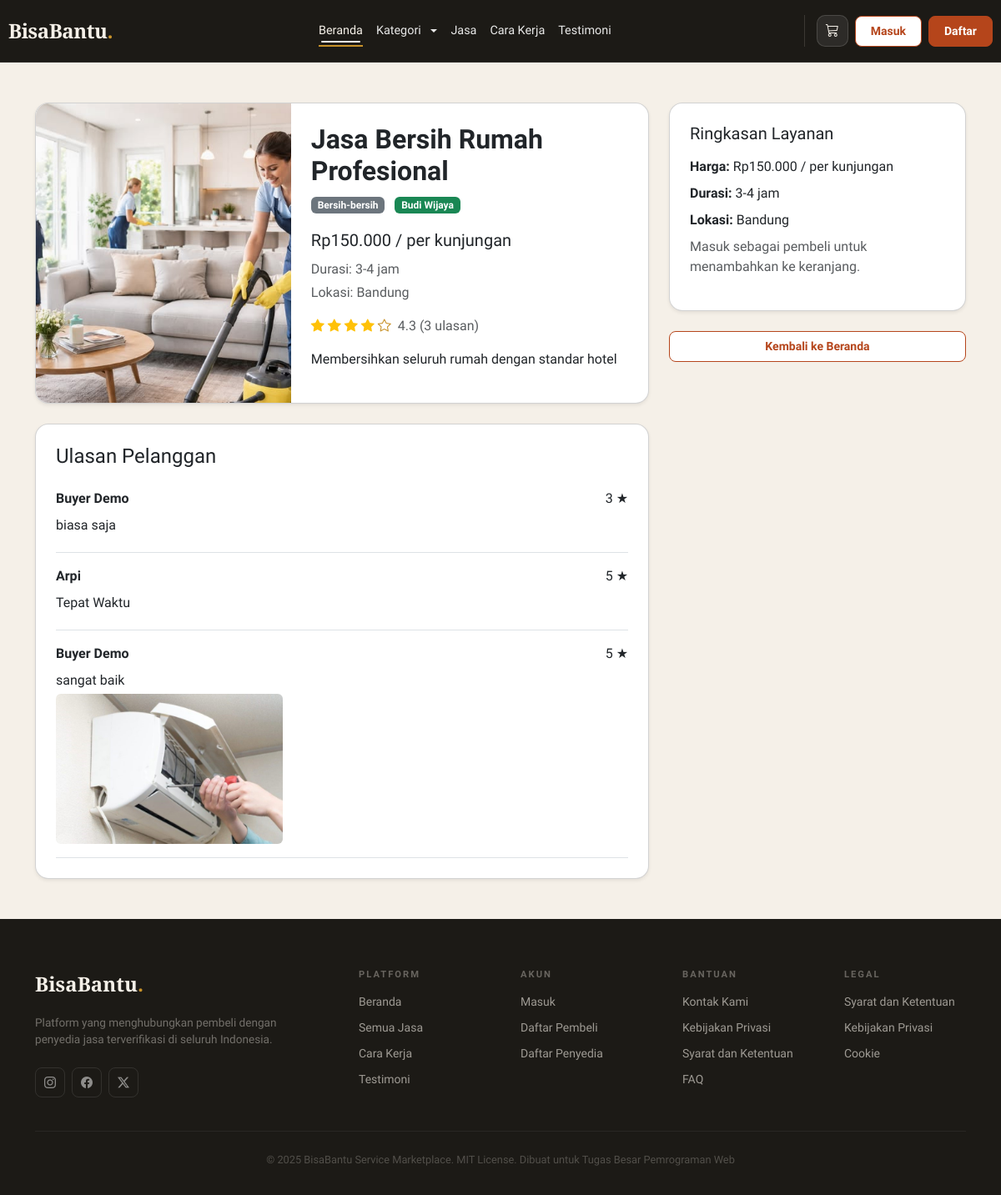
The app's page /index.php?page=service_detail&id=1 with its own data.
### tables this page shows
CREATE TABLE `services` (
  `id` int NOT NULL AUTO_INCREMENT,
  `provider_id` int NOT NULL,
  `category_id` int NOT NULL,
  `title` varchar(200) NOT NULL,
  `description` text NOT NULL,
  `price` decimal(12,2) NOT NULL,
  `price_unit` varchar(20) DEFAULT 'per unit',
  `estimated_duration` varchar(50) DEFAULT NULL,
  `location` varchar(255) NOT NULL,
  `image` varchar(255) DEFAULT NULL,
  `is_active` tinyint(1) DEFAULT '1',
  `created_at` timestamp NOT NULL DEFAULT CURRENT_TIMESTAMP,
  `updated_at` timestamp NOT NULL DEFAULT CURRENT_TIMESTAMP ON UPDATE CURRENT_TIMESTAMP,
  PRIMARY KEY (`id`),
  KEY `provider_id` (`provider_id`),
  KEY `category_id` (`category_id`),
  CONSTRAINT `services_ibfk_1` FOREIGN KEY (`provider_id`) REFERENCES `users` (`id`) ON DELETE CASCADE,
  CONSTRAINT `services_ibfk_2` FOREIGN KEY (`category_id`) REFERENCES `categories` (`id`) ON DELETE RESTRICT
);

CREATE TABLE `categories` (
  `id` int NOT NULL AUTO_INCREMENT,
  `name` varchar(50) NOT NULL,
  `description` text,
  `created_at` timestamp NOT NULL DEFAULT CURRENT_TIMESTAMP,
  PRIMARY KEY (`id`)
);

CREATE TABLE `users` (
  `id` int NOT NULL AUTO_INCREMENT,
  `name` varchar(100) NOT NULL,
  `email` varchar(100) NOT NULL,
  `password` varchar(255) NOT NULL,
  `role` enum('buyer','provider','admin') NOT NULL,
  `is_verified` tinyint(1) DEFAULT '0',
  `phone` varchar(20) DEFAULT NULL,
  `address` text,
  `remember_token` varchar(255) DEFAULT NULL,
  `profile_photo` varchar(255) DEFAULT NULL,
  `created_at` timestamp NOT NULL DEFAULT CURRENT_TIMESTAMP,
  `updated_at` timestamp NOT NULL DEFAULT CURRENT_TIMESTAMP ON UPDATE CURRENT_TIMESTAMP,
  PRIMARY KEY (`id`),
  UNIQUE KEY `email` (`email`)
);

CREATE TABLE `reviews` (
  `id` int NOT NULL AUTO_INCREMENT,
  `service_id` int NOT NULL,
  `order_id` int NOT NULL,
  `user_id` int NOT NULL,
  `rating` tinyint(1) NOT NULL,
  `comment` text,
  `image` varchar(255) DEFAULT NULL,
  `created_at` timestamp NOT NULL DEFAULT CURRENT_TIMESTAMP,
  PRIMARY KEY (`id`),
  UNIQUE KEY `order_id` (`order_id`),
  KEY `service_id` (`service_id`),
  KEY `user_id` (`user_id`),
  CONSTRAINT `reviews_ibfk_1` FOREIGN KEY (`service_id`) REFERENCES `services` (`id`) ON DELETE CASCADE,
  CONSTRAINT `reviews_ibfk_2` FOREIGN KEY (`order_id`) REFERENCES `orders` (`id`) ON DELETE CASCADE,
  CONSTRAINT `reviews_ibfk_3` FOREIGN KEY (`user_id`) REFERENCES `users` (`id`) ON DELETE CASCADE,
  CONSTRAINT `reviews_chk_1` CHECK ((`rating` between 1 and 5))
);

### src/models/ServiceModel.php (called while the page is built, shortened)
<?php
class ServiceModel {
    private $pdo;
    public function __construct($pdo) {
        $this->pdo = $pdo;
    }
    public function getById($id) {
        $stmt = $this->pdo->prepare('
            SELECT s.*, u.name as provider_name, u.is_verified as provider_verified, c.name as category_name,
                   COALESCE(AVG(r.rating), 0) as avg_rating,
                   COUNT(r.id) as review_count
            FROM services s
            JOIN users u ON s.provider_id = u.id
            JOIN categories c ON s.category_id = c.id
            LEFT JOIN reviews r ON r.service_id = s.id
            WHERE s.id = ?
            GROUP BY s.id
        ');
        $stmt->execute([$id]);
        return $stmt->fetch();
    }
}

### src/helpers/functions.php (called while the page is built, shortened)
<?php
function base_url($path = '') {
    $scheme = (!empty($_SERVER['HTTPS']) && $_SERVER['HTTPS'] !== 'off') ? 'https' : 'http';
    $host = $_SERVER['HTTP_HOST'] ?? 'localhost';
    $scriptDir = rtrim(dirname($_SERVER['SCRIPT_NAME']), '/\\');
    $base = $scheme . '://' . $host . $scriptDir;
    return rtrim($base, '/\\') . '/' . ltrim($path, '/\\');
}
function e($value) {
    return htmlspecialchars($value, ENT_QUOTES, 'UTF-8');
}
function format_rupiah($amount) {
    return 'Rp' . number_format((float) $amount, 0, ',', '.');
}

### src/models/ReviewModel.php (called while the page is built, shortened)
<?php
class ReviewModel {
    private $pdo;
    public function __construct($pdo) {
        $this->pdo = $pdo;
    }
    public function getByService($service_id) {
        $stmt = $this->pdo->prepare('
            SELECT r.*, u.name as reviewer_name
            FROM reviews r
            JOIN users u ON r.user_id = u.id
            WHERE r.service_id = ?
            ORDER BY r.created_at DESC
        ');
        $stmt->execute([$service_id]);
        return $stmt->fetchAll();
    }
}

### src/views/buyer/service_detail.php (the view, shortened to what this page needs)
<?php
require_once __DIR__ . '/../../models/ServiceModel.php';
require_once __DIR__ . '/../../models/ReviewModel.php';
$serviceModel = new ServiceModel($pdo);
$reviewModel = new ReviewModel($pdo);
$serviceId = (int) ($_GET['id'] ?? 0);
$service = $serviceModel->getById($serviceId);
$reviews = $reviewModel->getByService($serviceId);
$imagePath = $service['image'] ? 'src/assets/uploads/services/' . $service['image'] : '';
$hasImage = $imagePath && is_file(__DIR__ . '/../../../' . ltrim($imagePath, '/'));
$averageRating = number_format($service['avg_rating'] ?? 0, 1);
?>
<div class="container py-5">
    <div class="row gy-4">
        <div class="col-lg-8">
            <div class="card rounded-4 shadow-sm overflow-hidden">
                <div class="row g-0">
                    <div class="col-md-5 bg-light d-flex align-items-center justify-content-center" style="min-height: 260px;">
                        <?php if ($hasImage): ?>
                            <img src="<?= e(base_url($imagePath)) ?>" alt="<?= e($service['title']) ?>" class="img-fluid w-100 h-100" style="object-fit: cover;">
                        <?php endif; ?>
                    </div>
                    <div class="col-md-7 p-4">
                        <h2 class="fw-bold"><?= e($service['title']) ?></h2>
                        <div class="mb-3">
                            <span class="badge bg-secondary me-2"><?= e($service['category_name']) ?></span>
                            <span class="badge bg-success"><?= e($service['provider_name']) ?></span>
                        </div>
                        <p class="fs-5 mb-2"><?= e(format_rupiah($service['price'])) ?> / <?= e($service['price_unit']) ?></p>
                        <p class="text-muted mb-1">Durasi: <?= e($service['estimated_duration']) ?></p>
                        <p class="text-muted mb-3">Lokasi: <?= e($service['location']) ?></p>
                        <div class="d-flex align-items-center gap-2 mb-3">
                            <div class="rating">
                                <?php for ($i = 1; $i <= 5; $i++): ?>
                                    <i class="bi <?= $i <= round($service['avg_rating']) ? 'bi-star-fill text-warning' : 'bi-star' ?>"></i>
                                <?php endfor; ?>
                            </div>
                            <span class="text-muted"><?= $averageRating ?> (<?= count($reviews) ?> ulasan)</span>
                        </div>
                        <p><?= nl2br(e($service['description'])) ?></p>
                    </div>
                </div>
            </div>
            <div class="card rounded-4 shadow-sm p-4 mt-4">
                <h4>Ulasan Pelanggan</h4>
                <?php if (empty($reviews)): ?>
                    <p class="text-muted">Belum ada ulasan untuk layanan ini.</p>
                <?php else: ?>
                    <?php foreach ($reviews as $review): ?>
                        <div class="border-bottom py-3">
                            <div class="d-flex justify-content-between align-items-center mb-2">
                                <strong><?= e($review['reviewer_name']) ?></strong>
                                <span><?= e($review['rating']) ?> ★</span>
                            </div>
                            <p class="mb-1"><?= e($review['comment']) ?></p>
                            <?php if ($review['image']): ?>
                                <img src="<?= e(base_url('src/assets/uploads/reviews/' . $review['image'])) ?>" alt="Review image" class="img-fluid rounded" style="max-height: 180px; object-fit: cover;">
                            <?php endif; ?>
                        </div>
                    <?php endforeach; ?>
                <?php endif; ?>
            </div>
        </div>
        <div class="col-lg-4">
            <div>
                <div class="card rounded-4 shadow-sm p-4 mb-4">
                    <h5 class="mb-3">Ringkasan Layanan</h5>
                    <p class="mb-2"><strong>Harga:</strong> <?= e(format_rupiah($service['price'])) ?> / <?= e($service['price_unit']) ?></p>
                    <p class="mb-2"><strong>Durasi:</strong> <?= e($service['estimated_duration']) ?></p>
                    <p class="mb-2"><strong>Lokasi:</strong> <?= e($service['location']) ?></p>
                    <?php if (isset($_SESSION['user']) && ($_SESSION['user']['role'] ?? '') === 'buyer'): ?>
                        <form method="post" action="<?= base_url('index.php?page=cart&action=add') ?>" class="js-cart-add">
                            <?= csrf_field() ?>
                            <input type="hidden" name="service_id" value="<?= (int) $serviceId ?>">
                            <div class="mb-3">
                                <label class="form-label">Jumlah</label>
                                <div class="input-group">
                                    <button class="btn btn-outline-secondary" type="button" onclick="this.parentNode.querySelector('input[type=number]').stepDown()">-</button>
                                    <input type="number" name="quantity" min="1" value="1" class="form-control text-center">
                                    <button class="btn btn-outline-secondary" type="button" onclick="this.parentNode.querySelector('input[type=number]').stepUp()">+</button>
                                </div>
                            </div>
                            <button type="submit" class="btn btn-primary-custom w-100">Tambah ke Keranjang</button>
                        </form>
                    <?php else: ?>
                        <p class="text-muted">Masuk sebagai pembeli untuk menambahkan ke keranjang.</p>
                    <?php endif; ?>
                </div>
                <a href="<?= base_url('index.php?page=home') ?>" class="btn btn-outline-custom w-100">Kembali ke Beranda</a>
            </div>
        </div>
    </div>
</div>

### src/assets/css/main.css (style rules this page uses)
:root { --cream: #F5F0E8; --warm-100: #EDE5D0; --warm-200: #D4C4A0; --ink: #1C1A16; --ink-60: #5A5548; --ink-30: #9D9488; --accent: #B5451B; --accent-lt: #F0E4DE; --gold: #C8922A; --gold-lt: #FBF3E0; --orange-primary: var(--accent); --orange-dark: #9a3615; --orange-light: var(--accent-lt); --orange-soft: var(--gold-lt); --text-dark: var(--ink); --text-muted: var(--ink-60); }
body { min-height: 100vh; display: flex; flex-direction: column; font-family: 'Plus Jakarta Sans', system-ui, sans-serif; color: var(--ink); background-color: var(--cream); }
html { min-height: 100%; }
.btn-outline-custom { border: 1px solid var(--gold); color: var(--gold); border-radius: 8px; padding: 7px 18px; font-size: 0.875rem; font-weight: 600; background: transparent; transition: all 0.2s; }
.rating { color: var(--gold); }
.btn-outline-custom, .btn-primary-custom, .btn-login, .btn-register, .search-box button, .filter-pill, .link-accent, .auth-btn-submit, .auth-btn-outline, .auth-btn-google, .auth-modal-close, .auth-tab, .auth-role-card, .social-btn { transition: transform 0.22s ease, box-shadow 0.22s ease, background-color 0.22s ease, border-color 0.22s ease, color 0.22s ease; }
html, body { max-width: 100%; overflow-x: clip; }
img, svg, canvas { max-width: 100%; }

### src/assets/css/auth-modal.css (style rules this page uses)
:root { --auth-accent: #B5451B; --auth-accent-dark: #9a3615; --auth-accent-soft: #F0E4DE; --auth-accent-border: #D4C4A0; --auth-gold: #C8922A; --auth-gold-soft: #FBF3E0; --font-sans: 'Plus Jakarta Sans', system-ui, sans-serif; --color-text-primary: #1C1A16; --color-text-secondary: #6b7280; --color-text-tertiary: #9ca3af; --color-background-primary: #fff; --color-background-secondary: #f9fafb; --color-background-tertiary: #f3f4f6; --color-border-secondary: #e5e7eb; --color-border-tertiary: #f3f4f6; --border-radius-md: 8px; --border-radius-xl: 16px; }

### src/assets/css/animations.css (style rules this page uses)
:root { --bb-motion-fast: 180ms; --bb-motion-base: 320ms; --bb-motion-slow: 480ms; --bb-motion-ease: cubic-bezier(.22, 1, .36, 1); --bb-motion-shadow: 0 18px 45px rgba(15, 23, 42, .14); --bb-focus-glow: 0 0 0 .22rem rgba(37, 99, 235, .16); }
html { scroll-behavior: smooth; }
body { opacity: 1; }
body.page-enter { transition: opacity var(--bb-motion-base) var(--bb-motion-ease); will-change: opacity; }
body.page-enter.loaded { opacity: 1; }
.animate-on-scroll { opacity: 0; transition: opacity var(--bb-motion-slow) var(--bb-motion-ease), transform var(--bb-motion-slow) var(--bb-motion-ease); transition-delay: var(--bb-stagger-delay, 0ms); will-change: opacity, transform; }
.animate-on-scroll.fade-up { transform: translate3d(0, 26px, 0); }
.animate-on-scroll.zoom-in { transform: scale(.96); }
.animate-on-scroll.in-view { opacity: 1; transform: translate3d(0, 0, 0) scale(1); }
.card, .service-card, .order-card, .dashboard-card, .stat-card, .review-card, .notification-card, .admin-settings-card, .admin-verify-card, .checkout-card, .payment-summary-card, .cart-summary-card, .cart-item, .provider-service-card, .earnings-card, .admin-empty-state, .alert, .auth-role-card { transition: transform var(--bb-motion-base) var(--bb-motion-ease), box-shadow var(--bb-motion-base) var(--bb-motion-ease), border-color var(--bb-motion-base) ease, background-color var(--bb-motion-base) ease; }
.btn, button, [type="button"], [type="submit"], .cart-nav-btn, .header-icon-btn, .social-btn, .role-sidebar-nav a, .profile-dropdown-item { position: relative; overflow: hidden; transition: transform var(--bb-motion-fast) var(--bb-motion-ease), box-shadow var(--bb-motion-fast) var(--bb-motion-ease), border-color var(--bb-motion-fast) ease, background-color var(--bb-motion-fast) ease, color var(--bb-motion-fast) ease; }
.service-card img, .card img, .provider-photo, .profile-photo, .role-profile-avatar, .profile-dropdown-avatar { transition: transform var(--bb-motion-base) var(--bb-motion-ease); }

### src/assets/css/dashboard_buyer.css (style rules this page uses)
.btn-outline-custom { background-color: white; color: var(--orange-primary); border-color: var(--orange-primary); }

### records on screen
services: image (picture), title "Jasa Bersih Rumah Profesional", category.name "Bersih-bersih", provider.name "Budi Wijaya", price "Rp150.000", price_unit "per kunjungan", estimated_duration "3-4 jam", location "Bandung", description "Membersihkan seluruh rumah dengan standar hotel"
reviews: user.name "Buyer Demo", rating "3", comment "biasa saja"
reviews: user.name "Arpi", rating "5", comment "Tepat Waktu"
reviews: user.name "Buyer Demo", rating "5", comment "sangat baik", image (picture)

### other values on screen
$averageRating "4.3"
count($reviews) "3"
